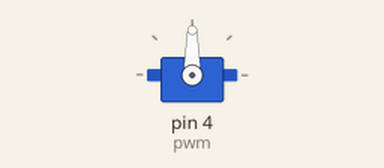
Recording of a sketch running on a simulated Arduino Uno, built with avr-gcc and run on an emulated ATmega328P. Parts: servo.

Above: at 0.05 s.
At 1.5 s:
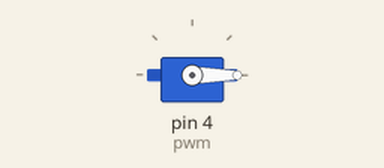
At 3.0 s:
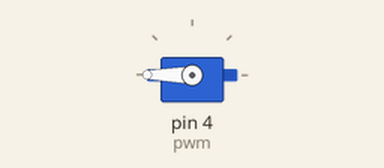
Timing chart, 0 to 6.9 s (numbered marks = the images above):
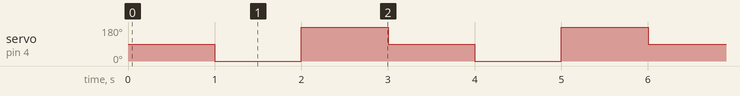

The sketch:

Microservo.ino
```cpp
#include<Servo.h>


Servo myservo; //Object servo
int pwm = 4; //pin 4 on board
void setup() {
  // put your setup code here, to run once:
  myservo.attach(pwm);

}

void loop() {
  // put your main code here, to run repeatedly:
  myservo.write(90);
  delay(1000);
  myservo.write(0);
  delay(1000);
  myservo.write(180);
  delay(1000);
}
```

Measured:
- by itself, servo on pin 4 (pwm): repeats every 3.0 s: 180° 1.0 s, 90° 1.0 s, 0° 1.0 s
